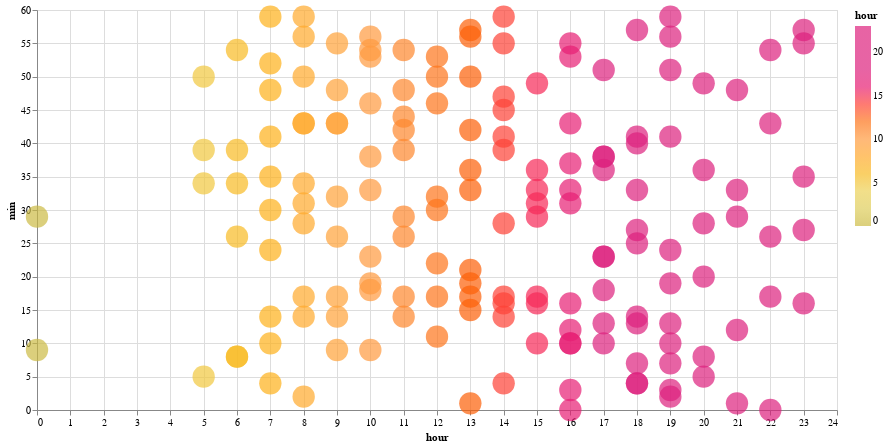

Source (notebook cell):
### Code cell
df_sf1, df_sf2 = compare_approaches(
    stop_id="16299",
    organization_name="City and County of San Francisco",
    route_id="1",
    stop_sequence=7,
)

### Figure 1 — Vega-Lite specification as saved in the notebook (floating-point values rounded to 4 significant figures; data arrays with more than 128 entries replaced by an {"elided": "..."} marker saying what was removed)
{"config": {"view": {"continuousWidth": 300, "continuousHeight": 300}}, "data": {"name": "data-d990bc385947383106221c9cb6940875"}, "mark": {"type": "circle", "size": 500}, "encoding": {"color": {"field": "hour", "scale": {"range": ["#ccbb44", "#e9d868", "#fcb40e", "#ff9c42", "#fc5c04", "#dd217d", "#dd217d", "#dd217d"]}, "type": "quantitative"}, "tooltip": [{"field": "hour", "type": "quantitative"}, {"field": "min", "type": "quantitative"}, {"field": "actual_arrival_lag_min", "type": "quantitative"}], "x": {"field": "hour", "type": "quantitative"}, "y": {"field": "min", "type": "quantitative"}}, "height": 400, "width": 800, "$schema": "https://vega.github.io/schema/vega-lite/v5.17.0.json", "datasets": {"data-d990bc385947383106221c9cb6940875": {"elided": "163 records"}}}
